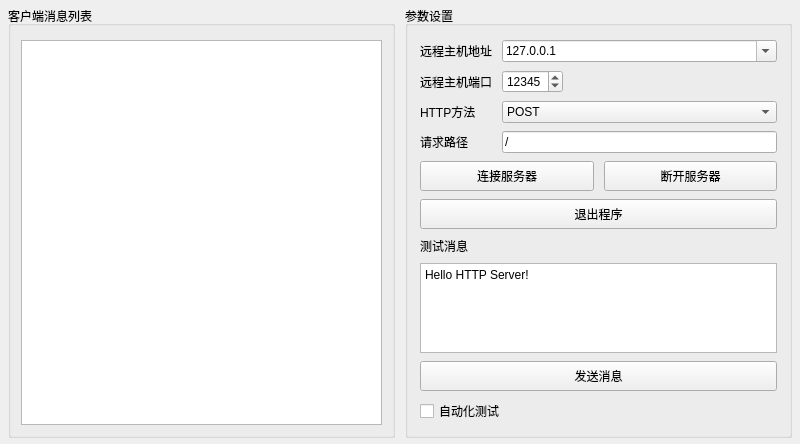
<?xml version="1.0" encoding="UTF-8"?>
<ui version="4.0">
 <class>FormHttpClient</class>
 <widget class="QWidget" name="FormHttpClient">
  <property name="geometry">
   <rect>
    <x>0</x>
    <y>0</y>
    <width>800</width>
    <height>444</height>
   </rect>
  </property>
  <property name="windowTitle">
   <string>Form</string>
  </property>
  <layout class="QHBoxLayout" name="horizontalLayout">
   <property name="spacing">
    <number>10</number>
   </property>
   <property name="leftMargin">
    <number>8</number>
   </property>
   <property name="topMargin">
    <number>6</number>
   </property>
   <property name="rightMargin">
    <number>8</number>
   </property>
   <property name="bottomMargin">
    <number>6</number>
   </property>
   <item>
    <widget class="QGroupBox" name="groupBox">
     <property name="title">
      <string>客户端消息列表</string>
     </property>
     <layout class="QVBoxLayout" name="verticalLayout">
      <property name="leftMargin">
       <number>10</number>
      </property>
      <property name="topMargin">
       <number>14</number>
      </property>
      <property name="rightMargin">
       <number>10</number>
      </property>
      <property name="bottomMargin">
       <number>10</number>
      </property>
      <item>
       <widget class="QPlainTextEdit" name="plainTextEdit_HTTPClientMsg">
        <property name="readOnly">
         <bool>true</bool>
        </property>
       </widget>
      </item>
     </layout>
    </widget>
   </item>
   <item>
    <widget class="QGroupBox" name="groupBox_3">
     <property name="minimumSize">
      <size>
       <width>300</width>
       <height>0</height>
      </size>
     </property>
     <property name="title">
      <string>参数设置</string>
     </property>
     <layout class="QGridLayout" name="gridLayout_3">
      <property name="leftMargin">
       <number>12</number>
      </property>
      <property name="topMargin">
       <number>14</number>
      </property>
      <property name="rightMargin">
       <number>12</number>
      </property>
      <property name="bottomMargin">
       <number>12</number>
      </property>
      <property name="horizontalSpacing">
       <number>10</number>
      </property>
      <property name="verticalSpacing">
       <number>8</number>
      </property>
      <item row="0" column="0">
       <widget class="QLabel" name="labelAddr">
        <property name="text">
         <string>远程主机地址</string>
        </property>
       </widget>
      </item>
      <item row="0" column="1">
       <widget class="QComboBox" name="comboBox_HTTPClientIP">
        <property name="editable">
         <bool>true</bool>
        </property>
        <item>
         <property name="text">
          <string>127.0.0.1</string>
         </property>
        </item>
       </widget>
      </item>
      <item row="1" column="0">
       <widget class="QLabel" name="labelPort">
        <property name="text">
         <string>远程主机端口</string>
        </property>
       </widget>
      </item>
      <item row="1" column="1" alignment="Qt::AlignLeft">
       <widget class="QSpinBox" name="spinBox_HTTPClientPort">
        <property name="maximumSize">
         <size>
          <width>120</width>
          <height>16777215</height>
         </size>
        </property>
        <property name="maximum">
         <number>65535</number>
        </property>
        <property name="value">
         <number>12345</number>
        </property>
       </widget>
      </item>
      <item row="2" column="0">
       <widget class="QLabel" name="label">
        <property name="text">
         <string>HTTP方法</string>
        </property>
       </widget>
      </item>
      <item row="2" column="1">
       <widget class="QComboBox" name="comboBox_HTTPClientMethod">
        <property name="currentIndex">
         <number>1</number>
        </property>
        <item>
         <property name="text">
          <string>GET</string>
         </property>
        </item>
        <item>
         <property name="text">
          <string>POST</string>
         </property>
        </item>
        <item>
         <property name="text">
          <string>PUT</string>
         </property>
        </item>
        <item>
         <property name="text">
          <string>DELETE</string>
         </property>
        </item>
       </widget>
      </item>
      <item row="3" column="0">
       <widget class="QLabel" name="label_3">
        <property name="text">
         <string>请求路径</string>
        </property>
       </widget>
      </item>
      <item row="3" column="1">
       <widget class="QLineEdit" name="lineEdit_HTTPClientPath">
        <property name="text">
         <string>/</string>
        </property>
       </widget>
      </item>
      <item row="4" column="0" colspan="2">
       <layout class="QHBoxLayout" name="horizontalLayout_2">
        <property name="spacing">
         <number>10</number>
        </property>
        <item>
         <widget class="QPushButton" name="pushButton_HTTPClientConnect">
          <property name="minimumSize">
           <size>
            <width>0</width>
            <height>30</height>
           </size>
          </property>
          <property name="text">
           <string>连接服务器</string>
          </property>
         </widget>
        </item>
        <item>
         <widget class="QPushButton" name="pushButton_HTTPClientDisconnect">
          <property name="minimumSize">
           <size>
            <width>0</width>
            <height>30</height>
           </size>
          </property>
          <property name="text">
           <string>断开服务器</string>
          </property>
         </widget>
        </item>
       </layout>
      </item>
      <item row="5" column="0" colspan="2">
       <widget class="QPushButton" name="pushButton_HTTPClientClose">
        <property name="minimumSize">
         <size>
          <width>0</width>
          <height>30</height>
         </size>
        </property>
        <property name="text">
         <string>退出程序</string>
        </property>
       </widget>
      </item>
      <item row="6" column="0" colspan="2">
       <widget class="QLabel" name="label_2">
        <property name="text">
         <string>测试消息</string>
        </property>
       </widget>
      </item>
      <item row="7" column="0" colspan="2">
       <widget class="QPlainTextEdit" name="plainTextEdit_HTTPClientSendData">
        <property name="minimumSize">
         <size>
          <width>0</width>
          <height>50</height>
         </size>
        </property>
        <property name="plainText">
         <string>Hello HTTP Server!</string>
        </property>
       </widget>
      </item>
      <item row="8" column="0" colspan="2">
       <widget class="QPushButton" name="pushButton_HTTPClientSendMsg">
        <property name="minimumSize">
         <size>
          <width>0</width>
          <height>30</height>
         </size>
        </property>
        <property name="text">
         <string>发送消息</string>
        </property>
       </widget>
      </item>
      <item row="9" column="0" colspan="2">
       <widget class="QCheckBox" name="checkBox_HTTPClientAutoTesting">
        <property name="text">
         <string>自动化测试</string>
        </property>
       </widget>
      </item>
     </layout>
    </widget>
   </item>
  </layout>
 </widget>
 <resources>
  <include location="images.qrc"/>
 </resources>
 <connections/>
</ui>
